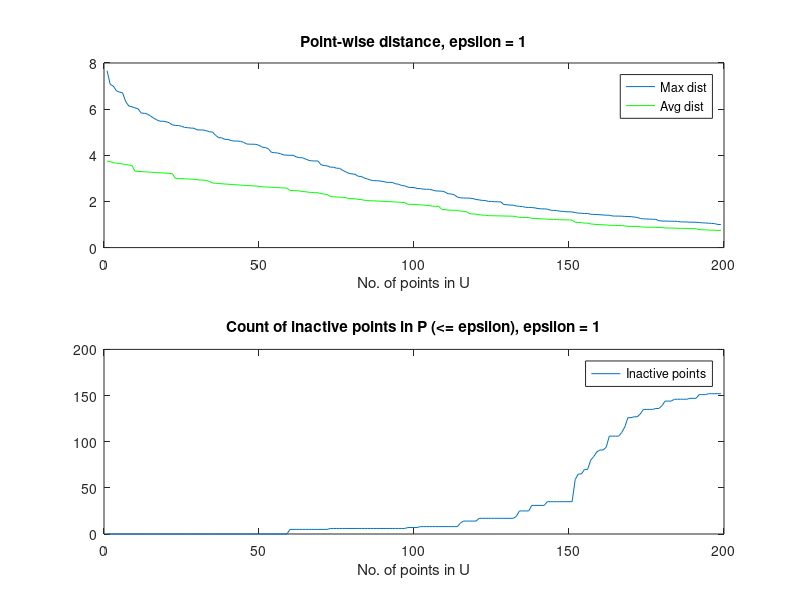

Write the MATLAB code that produced this figure.
% P = U*X
% P = d*n matrix, U = d*k matrix, X = k*n matrix
% This program plots the max distance from the subset of points (U) chosen
% using three different algorithms as a function of the size of the subset.

tic;

for iter = 1:1
    clearvars -except iter;
    % Setting Constants
    epsilon = 1;

    % Importing data and converting to the matrix form
    P = csvread('ionosphere_mod.csv');
    P = P'; 
    %P = P(:, 1:50);
    [d, n] = size(P);

    Q = P; % We will manipuate P and keep a copy of it in Q for later use

    %%%%%%%%%%%%%%%%%% ALGORITHM-1 Point-wise max distance %%%%%%%%%%%%%%%%%%%%
    % Computing columns of U 
    r = randi([1, n], 1, 1);
    U = zeros(d, n);
    U(:, 1) = P(:, r);
    %P = P(:, [(1:r-1), (r+1:end)]);
    P(:, r) = [];

    dist_array = zeros(1, n);
    [D, ~] = pdist2((U(:, 1))', P', 'euclidean', 'Smallest', 1);
    [max_dist, max_index] = max(D);
    dist_array(1) = max_dist;

    avg_dist_array = zeros(1, n);
    avg_dist_array(1) = mean(D);

    count_inactive = zeros(1, n);
    count_inactive(1) = sum(D <= epsilon);

    flag = 0;
    for i = 2:n
        if max_dist <= epsilon
            flag = 1;
            break
        else
            U(:, i) = P(:, max_index);
            P(:, max_index) = [];
            if i == n
                dist_array(i) = 0;
                avg_dist_array(i) = 0;
                count_inactive(i) = n;
            else
                [D, ~] = pdist2((U(:, 1:i))', P', 'euclidean', 'Smallest', 1);
                [max_dist, max_index] = max(D);
                dist_array(i) = max_dist;
                avg_dist_array(i) = mean(D);
                count_inactive(i) = sum(D <= epsilon);
            end
        end
        fprintf('End of iteration:%d\n', i);
    end

    if flag == 1
        U = U(:, 1:(i-1));
        dist_array  = dist_array(1:(i-1));
        avg_dist_array  = avg_dist_array(1:(i-1));
        count_inactive = count_inactive(1:(i-1));
    else
        U = U(:, 1:i);
        dist_array = dist_array(1:i);
        avg_dist_array  = avg_dist_array(1:i);
        count_inactive = count_inactive(1:i);
    end

    %%% Plotting the distance as a function of the size of subset chosen
    Point_wise = figure('visible', 'off');

    subplot(2, 1, 1);
    plot(dist_array);
    title(['Point-wise distance, epsilon = ' num2str(epsilon)]);
    xlabel('No. of points in U');
    hold on;
    plot(avg_dist_array, 'green');
    legend('Max dist', 'Avg dist');
    hold off;

    subplot(2, 1, 2);
    plot(count_inactive);
    title(['Count of inactive points in P (<= epsilon), epsilon = ' num2str(epsilon)]);
    xlabel('No. of points in U');
    legend('Inactive points');
    display(iter);
    saveas(Point_wise, ['Output\Max_avg_inactive\Point-wise' num2str(iter) '_epsilon=' num2str(epsilon) '.jpg']);

    % Evaluate X using matrix multiplication
    P = Q; % Since P was changed in computing U, we need to reaasign
    c = 0.1;
    U = U + c*eye(size(U));
    X = U\P;

    % Cost (Frobenius norm) ||P - U*X||^2 
    C = norm((P - U*X), 'fro');

    % Sparsity
    nonzero_count = sum(sum(abs(X) > 1e-5));
    sparsity_coeff = nonzero_count/numel(X);

    % % Output
    % fprintf('No. of points(n): %d\t', n);
    % fprintf('No. of dimensions(d): %d\n', d);
    % fprintf('No. of clusters(k): %d\n', size(U, 2));
    % fprintf('Cost ||P - UX||: %3.3f\n', C);
    % fprintf('Sparsity: %3.3f\n', sparsity_coeff);

    % Output - saved in csv file
    output = [n, d, r, size(U, 2), C, sparsity_coeff, epsilon];
    dlmwrite('Output\Max_avg_inactive\results_point.csv', output, '-append');
end


toc;
